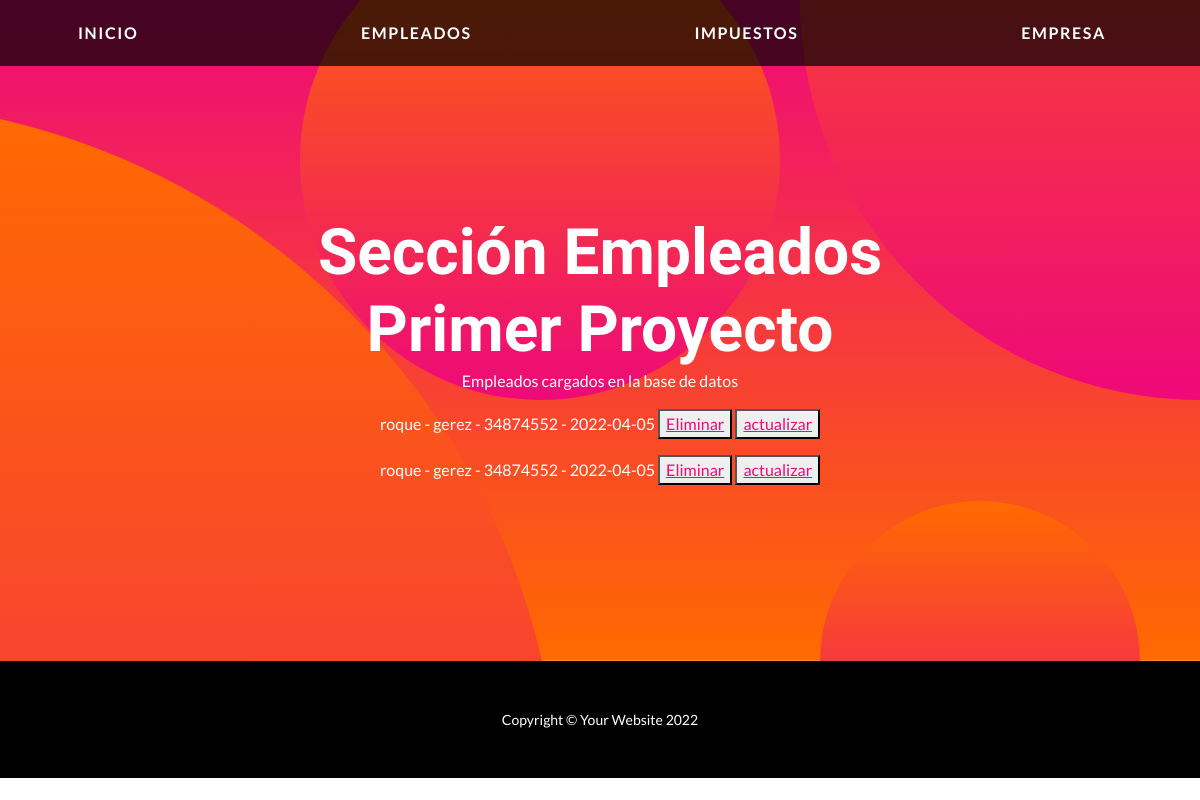
/mostrarEmpleados/, run on an earlier commit of the app's database.
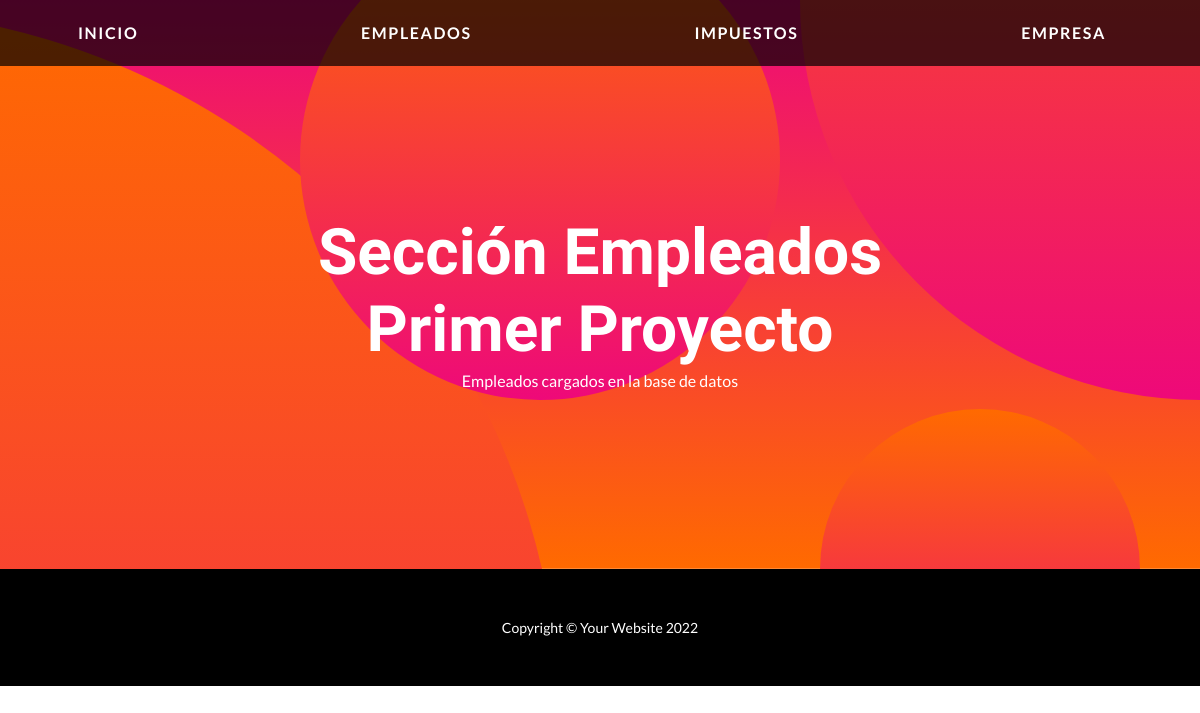
And on a later commit of the database.
### applications/servicioImpuestos/models.py (models this page shows)
class Empleado(models.Model):
    nombre = models.CharField("Nombre", max_length=50)
    apellido = models.CharField("Apellido", max_length=50)
    dni = models.IntegerField()
    fecha_nacimiento = models.DateField("Fecha Nacimiento", auto_now=False, auto_now_add=False)
    def __str__(self) -> str:
        return f"{self.nombre} - {self.apellido} - {self.dni} - {self.fecha_nacimiento}"

### applications/servicioImpuestos/views.py (the view)
# urls.py: path('mostrarEmpleados/',views.mostrar_empleados, name="MostrarEmpleados" ),
def mostrar_empleados(request):
    empleados=models.Empleado.objects.all()
    return render(request, "mostrarEmpleados.html", {"emp":empleados})

### templates/mostrarEmpleados.html (shortened to what this page needs)
{% extends 'index.html' %}
{% block info %}
    <h2 class="masthead-subheading mb-0">
        Sección Empleados
    </h2>
{% endblock info %}
{% block contenido %}
    <p>
        Empleados cargados en la base de datos
    </p>
    {% for i in emp %}
            <p>
                {{i}}
                <button><a href=" {% url 'Eliminar' i.id %}">Eliminar</a></button>
                <button><a href=" {% url 'Actualizar' i.id %}">actualizar</a></button>
            </p>
    {% endfor %}
{% endblock contenido %}

What changed in the data, as far as the page shows it:
removed Empleado: nombre+apellido+dni "roque - gerez - 34874552 - 2022-04-05"
removed Empleado: nombre+apellido+dni "roque - gerez - 34874552 - 2022-04-05"
